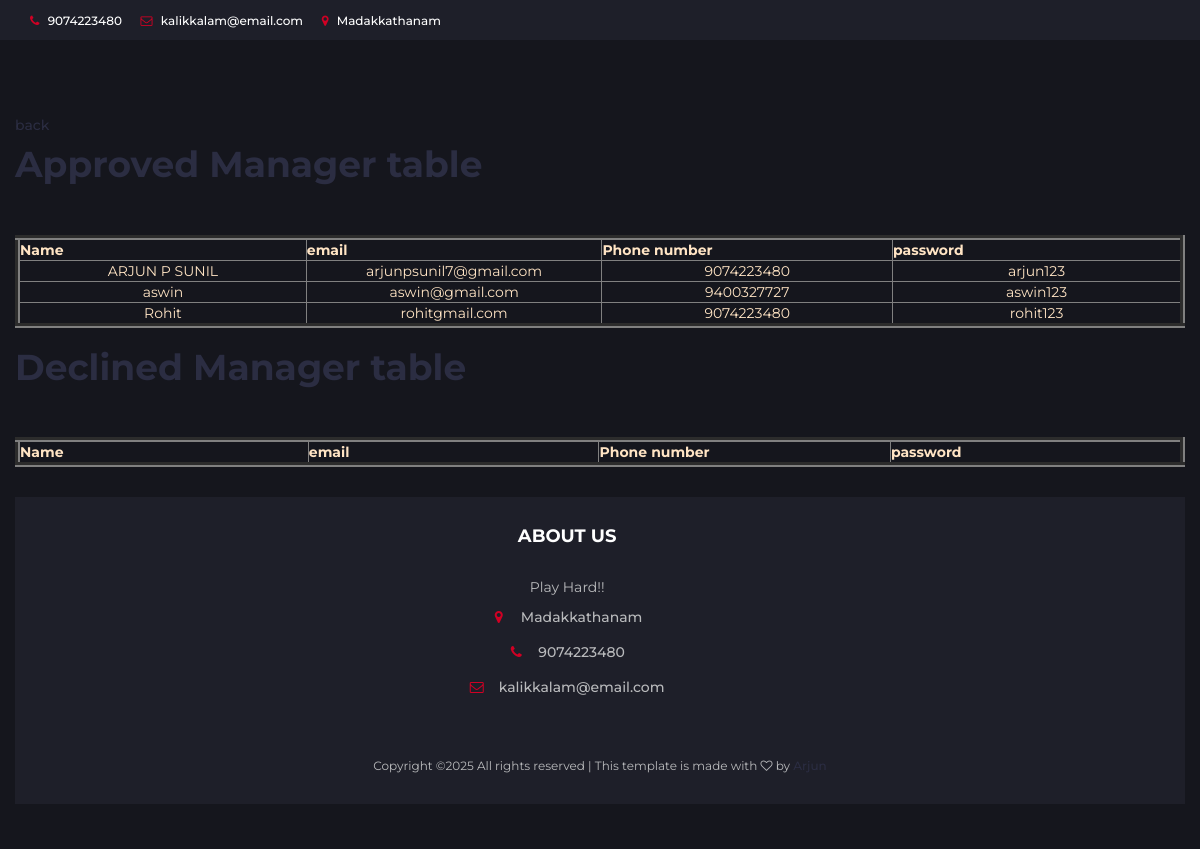
Screenshot of /approvedman with the database file from the repository.
### managerapp/models.py (models this page shows)
class Managerdata(models.Model):
    name=models.CharField(max_length=20)
    email=models.EmailField()
    number=models.IntegerField(default=0)
    password=models.CharField(max_length=20)
    status=models.IntegerField(default=0)

### userapp/views.py (the view)
# urls.py: path('approvedman',views.approvedman,name='approvedman'),
def approvedman(request):
    data=Managerdata.objects.filter(status=1)
    data1=Managerdata.objects.filter(status=2)
    return render(request,'approvedman.html',{'data':data,'data1':data1})

### userapp/templates/approvedman.html (shortened to what this page needs)
{% extends 'addlocation.html' %}
{% block contents %}
<br>
<a href="{% url 'userhome' %}"><p>back</p></a>
<h1>Approved Manager table</h1>
<br><br>
<table border="5" style="color: bisque;" align="center"><tr>
    <th style="width: 8cm;">Name</th>
    <th style="width: 8cm;">email</th>
    <th style="width: 8cm;">Phone number</th>
    <th style="width: 8cm;">password</th>
</tr>
{% for i in data %}
    <tr style="text-align: center;">
        <td>{{i.name}}</td>
        <td>{{i.email}}</td>
        <td>{{i.number}}</td>
        <td>{{i.password}}</td>
    </tr>
    {% endfor %}
</table>
<br>
<h1>Declined Manager table</h1>
<br><br>
<table border="5" style="color: bisque;" align="center"><tr>
    <th style="width: 8cm;">Name</th>
    <th style="width: 8cm;">email</th>
    <th style="width: 8cm;">Phone number</th>
    <th style="width: 8cm;">password</th>
</tr>
</table>
{% endblock %}

### userapp/static/css/style.css (style rules this page uses)
body { font-family: 'Montserrat', sans-serif; font-weight: 400; color: #333; }
h1, h2, h3, h4, h5, h6 { color: #2B2D42; font-weight: 700; margin: 0 0 10px; }
a { color: #2B2D42; font-weight: 500; -webkit-transition: 0.2s color; transition: 0.2s color; }

### rows the page displays
Managerdata: name "ARJUN P SUNIL", email "arjunpsunil7@gmail.com", number "9074223480", password "arjun123"
Managerdata: name "aswin", email "aswin@gmail.com", number "9400327727", password "aswin123"
Managerdata: name "Rohit", email "rohitgmail.com", number "9074223480", password "rohit123"
